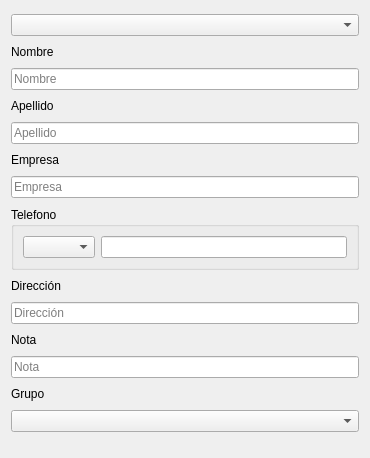
<?xml version="1.0" encoding="UTF-8"?>
<ui version="4.0">
 <class>Widget</class>
 <widget class="QWidget" name="Widget">
  <property name="geometry">
   <rect>
    <x>0</x>
    <y>0</y>
    <width>370</width>
    <height>458</height>
   </rect>
  </property>
  <property name="windowTitle">
   <string>Editar contactos</string>
  </property>
  <layout class="QVBoxLayout" name="verticalLayout">
   <item>
    <widget class="QComboBox" name="ids"/>
   </item>
   <item>
    <widget class="QLabel" name="label">
     <property name="sizePolicy">
      <sizepolicy hsizetype="Preferred" vsizetype="Fixed">
       <horstretch>0</horstretch>
       <verstretch>0</verstretch>
      </sizepolicy>
     </property>
     <property name="text">
      <string>Nombre</string>
     </property>
    </widget>
   </item>
   <item>
    <widget class="QLineEdit" name="name">
     <property name="placeholderText">
      <string>Nombre</string>
     </property>
    </widget>
   </item>
   <item>
    <widget class="QLabel" name="label_2">
     <property name="sizePolicy">
      <sizepolicy hsizetype="Preferred" vsizetype="Fixed">
       <horstretch>0</horstretch>
       <verstretch>0</verstretch>
      </sizepolicy>
     </property>
     <property name="text">
      <string>Apellido</string>
     </property>
    </widget>
   </item>
   <item>
    <widget class="QLineEdit" name="lastname">
     <property name="placeholderText">
      <string>Apellido</string>
     </property>
    </widget>
   </item>
   <item>
    <widget class="QLabel" name="label_3">
     <property name="sizePolicy">
      <sizepolicy hsizetype="Preferred" vsizetype="Fixed">
       <horstretch>0</horstretch>
       <verstretch>0</verstretch>
      </sizepolicy>
     </property>
     <property name="text">
      <string>Empresa</string>
     </property>
    </widget>
   </item>
   <item>
    <widget class="QLineEdit" name="work">
     <property name="placeholderText">
      <string>Empresa</string>
     </property>
    </widget>
   </item>
   <item>
    <widget class="QGroupBox" name="groupBox">
     <property name="sizePolicy">
      <sizepolicy hsizetype="Preferred" vsizetype="Fixed">
       <horstretch>0</horstretch>
       <verstretch>0</verstretch>
      </sizepolicy>
     </property>
     <property name="title">
      <string>Telefono</string>
     </property>
     <layout class="QHBoxLayout" name="horizontalLayout">
      <item>
       <widget class="QComboBox" name="lada">
        <property name="placeholderText">
         <string>Lada</string>
        </property>
       </widget>
      </item>
      <item>
       <widget class="QLineEdit" name="number">
        <property name="placeholderText">
         <string/>
        </property>
       </widget>
      </item>
     </layout>
    </widget>
   </item>
   <item>
    <widget class="QLabel" name="label_4">
     <property name="sizePolicy">
      <sizepolicy hsizetype="Preferred" vsizetype="Fixed">
       <horstretch>0</horstretch>
       <verstretch>0</verstretch>
      </sizepolicy>
     </property>
     <property name="text">
      <string>Dirección</string>
     </property>
    </widget>
   </item>
   <item>
    <widget class="QLineEdit" name="address">
     <property name="placeholderText">
      <string>Dirección</string>
     </property>
    </widget>
   </item>
   <item>
    <widget class="QLabel" name="label_5">
     <property name="sizePolicy">
      <sizepolicy hsizetype="Preferred" vsizetype="Fixed">
       <horstretch>0</horstretch>
       <verstretch>0</verstretch>
      </sizepolicy>
     </property>
     <property name="text">
      <string>Nota</string>
     </property>
    </widget>
   </item>
   <item>
    <widget class="QLineEdit" name="notes">
     <property name="placeholderText">
      <string>Nota</string>
     </property>
    </widget>
   </item>
   <item>
    <widget class="QLabel" name="label_6">
     <property name="sizePolicy">
      <sizepolicy hsizetype="Preferred" vsizetype="Fixed">
       <horstretch>0</horstretch>
       <verstretch>0</verstretch>
      </sizepolicy>
     </property>
     <property name="text">
      <string>Grupo</string>
     </property>
    </widget>
   </item>
   <item>
    <widget class="QComboBox" name="group">
     <property name="placeholderText">
      <string>Grupo</string>
     </property>
     <item>
      <property name="text">
       <string>Nuevo grupo</string>
      </property>
     </item>
    </widget>
   </item>
  </layout>
 </widget>
 <resources/>
 <connections/>
</ui>
